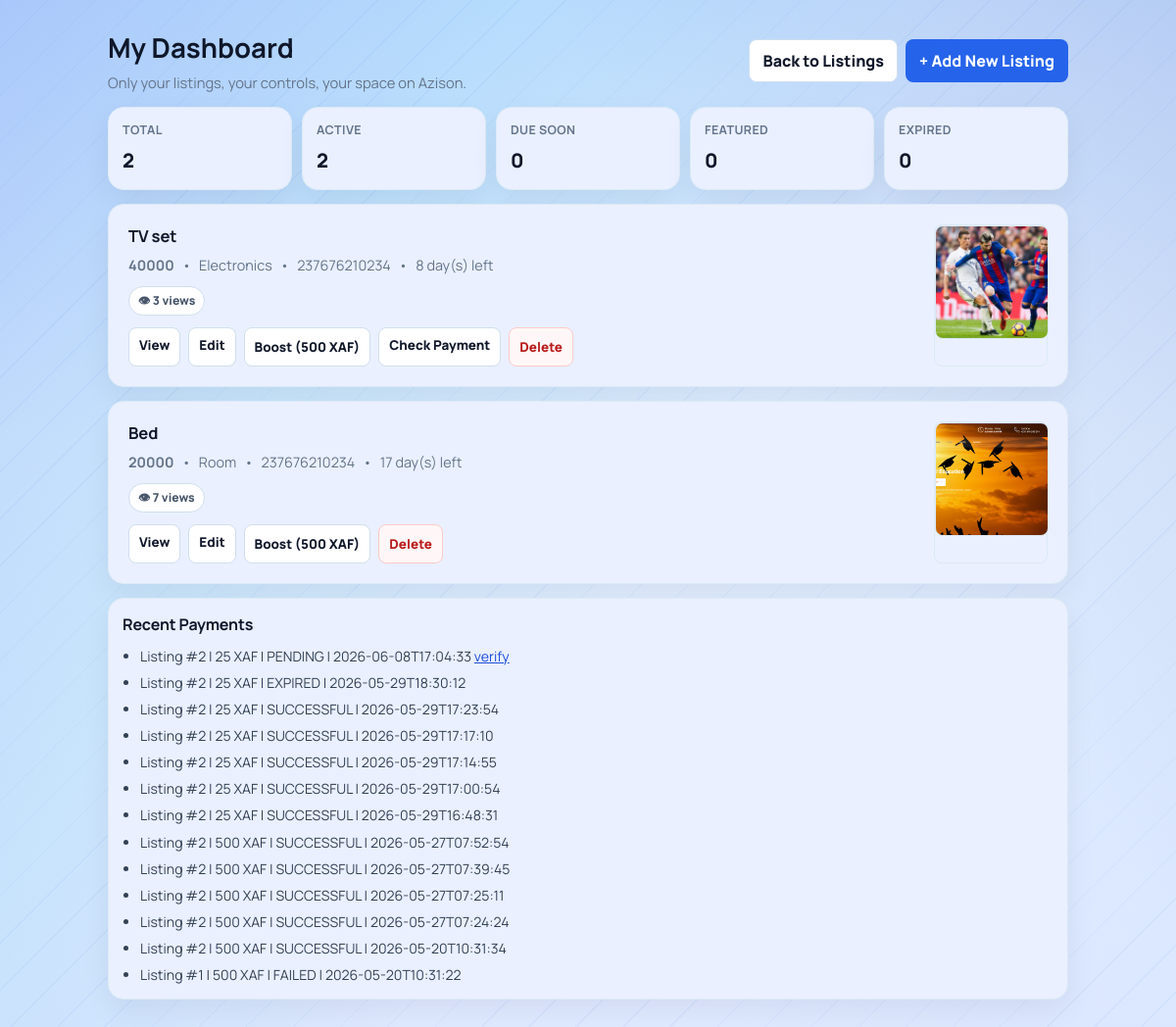
The app's page /dashboard (signed in) with its own data.
### tables this page shows
CREATE TABLE listings(
            id INTEGER PRIMARY KEY AUTOINCREMENT,
            title TEXT,
            price TEXT,
            category TEXT,
            phone TEXT,
            owner_phone TEXT,
            leave_date TEXT,
            description TEXT,
            image TEXT,
            is_featured INTEGER DEFAULT 0
        , view_count INTEGER DEFAULT 0);

CREATE TABLE payments(
            id INTEGER PRIMARY KEY AUTOINCREMENT,
            listing_id INTEGER NOT NULL,
            reference TEXT NOT NULL UNIQUE,
            amount INTEGER NOT NULL,
            status TEXT NOT NULL,
            phone TEXT,
            created_at TEXT NOT NULL
        , provider_reference TEXT);

### app.py (the view)
@app.route("/dashboard")
@login_required
def dashboard():
    conn = get_db()
    cursor = conn.cursor()
    owner_phone = get_authenticated_owner_phone()
    expire_stale_pending_payments(cursor)
    conn.commit()
    cursor.execute(
        """
        SELECT * FROM listings
        WHERE owner_phone = ?
        ORDER BY is_featured DESC, id DESC
        """,
        (owner_phone,),
    )
    rows = cursor.fetchall()
    cursor.execute(
        """
        SELECT p.id, p.listing_id, p.reference AS reference_id, p.amount, p.status, p.phone, p.created_at
        FROM payments p
        JOIN listings l ON l.id = p.listing_id
        WHERE l.owner_phone = ?
        ORDER BY p.id DESC
        """,
        (owner_phone,),
    )
    payment_rows = cursor.fetchall()
    conn.close()
    today = datetime.today().date()
    listings = []
    pending_payments_by_listing = {}
    payment_history = []
    stats = {
        "total": 0,
        "active": 0,
        "soon": 0,
        "expired": 0,
        "featured": 0,
    }
    for payment_row in payment_rows:
        normalized_status = resolve_internal_payment_status(payment_row["status"]) or PAYMENT_STATUS_PENDING
        if normalized_status == PAYMENT_STATUS_PENDING and payment_row["listing_id"] not in pending_payments_by_listing:
            pending_payments_by_listing[payment_row["listing_id"]] = payment_row["reference_id"]
        payment_history.append(
            {
                "listing_id": payment_row["listing_id"],
                "reference_id": payment_row["reference_id"],
                "amount": payment_row["amount"],
                "status": normalized_status,
                "phone": payment_row["phone"] or "",
                "created_at": payment_row["created_at"],
            }
        )
    for row in rows:
        leave_date = datetime.strptime(row["leave_date"], "%Y-%m-%d").date()
        days_left = (leave_date - today).days
        is_expired = days_left < 0
        is_soon = 0 <= days_left <= 3
        is_featured = row["is_featured"] == 1
        stats["total"] += 1
        if is_featured:
            stats["featured"] += 1
        if is_expired:
            stats["expired"] += 1
        else:
            stats["active"] += 1
            if is_soon:
                stats["soon"] += 1
        listings.append(
            {
                "id": row["id"],
                "title": row["title"],
                "price": row["price"],
                "category": row["category"],
                "phone": row["phone"],
                "leave_date": row["leave_date"],
                "description": row["description"] or "",
                "image": row["image"],
                "is_featured": row["is_featured"],
                "days_left": days_left,
                "is_expired": is_expired,
                "is_soon": is_soon,
                "pending_payment_reference": pending_payments_by_listing.get(row["id"], ""),
                "view_count": row["view_count"],
            }
        )
    return render_template(
        "dashboard.html",
        listings=listings,
        stats=stats,
        payment_history=payment_history[:20],
        boost_amount=effective_boost_amount(),
    )

### app.py (called while the page is built)
def env_flag(name):
    return os.getenv(name, "").strip().lower() in {"1", "true", "yes", "on"}

def get_db():
    if USE_POSTGRES:
        if psycopg2 is None:
            raise RuntimeError("DATABASE_URL is set but psycopg2 is not installed.")
        return PostgresConnection(psycopg2.connect(normalize_database_url(DATABASE_URL)))
    conn = sqlite3.connect(SQLITE_DATABASE_PATH)
    conn.row_factory = sqlite3.Row
    return conn

def normalize_phone(raw_phone):
    if not raw_phone:
        return ""
    phone = re.sub(r"\D", "", raw_phone)
    if phone.startswith("00"):
        phone = phone[2:]
    national_number = ""
    if phone.startswith("237") and len(phone) == 12:
        national_number = phone[3:]
    elif len(phone) == 10 and phone.startswith("0"):
        national_number = phone[1:]
    elif len(phone) == 9:
        national_number = phone
    else:
        return ""
    if len(national_number) != 9 or national_number[0] not in {"2", "6"}:
        return ""
    phone = "237" + national_number
    return phone

def get_session_user_id():
    raw_user_id = session.get("user_id")
    if raw_user_id is None:
        return None
    try:
        return int(raw_user_id)
    except (TypeError, ValueError):
        session.pop("user_id", None)
        return None

def listing_image_url(image_value):
    image_value = (image_value or "").strip()
    if not image_value:
        return ""
    if image_value.startswith(("http://", "https://")):
        return image_value
    return url_for("static", filename=f"uploads/{image_value}")

def campay_base_url_is_demo() -> bool:
    return "demo.campay.net" in (os.getenv("CAMPAY_BASE_URL") or "").lower()

def effective_boost_amount() -> int:
    if campay_base_url_is_demo():
        return min(BOOST_LISTING_AMOUNT, CAMPAY_DEMO_MAX_BOOST_XAF)
    return BOOST_LISTING_AMOUNT

def normalize_payment_status(status):
    return (status or "").strip().upper()

def enable_insecure_oauth_for_localhost():
    host = (request.host or "").split(":", 1)[0].strip().lower()
    local_hosts = {"localhost", "127.0.0.1", "0.0.0.0", "::1"}
    is_local_name = host in local_hosts or host.startswith("localhost")
    is_private_ip = False
    try:
        is_private_ip = ipaddress.ip_address(host).is_private
    except ValueError:
        is_private_ip = False
    if (is_local_name or is_private_ip) and "OAUTHLIB_INSECURE_TRANSPORT" not in os.environ:
        os.environ["OAUTHLIB_INSECURE_TRANSPORT"] = "1"

### templates/dashboard.html (shortened to what this page needs)
<!DOCTYPE html>
<html lang="en">
<head>
    <link rel="stylesheet" href="{{ url_for('static', filename='css/marketplace.css') }}">
</head>
<body>
    <main class="page">
        <section class="topbar">
            <div class="title-wrap">
                <h1>My Dashboard</h1>
                <p>Only your listings, your controls, your space on Azison.</p>
            </div>
            <div class="actions">
                <a class="btn" href="{{ url_for('home') }}">Back to Listings</a>
                <a class="btn primary" href="{{ url_for('create') }}">+ Add New Listing</a>
            </div>
        </section>
        <section class="stats">
            <article class="stat">
                <span class="label">Total</span>
                <strong class="value">{{ stats['total'] }}</strong>
            </article>
            <article class="stat">
                <span class="label">Active</span>
                <strong class="value">{{ stats['active'] }}</strong>
            </article>
            <article class="stat">
                <span class="label">Due Soon</span>
                <strong class="value">{{ stats['soon'] }}</strong>
            </article>
            <article class="stat">
                <span class="label">Featured</span>
                <strong class="value">{{ stats['featured'] }}</strong>
            </article>
            <article class="stat">
                <span class="label">Expired</span>
                <strong class="value">{{ stats['expired'] }}</strong>
            </article>
        </section>
        <section class="list">
            {% if listings %}
                {% for item in listings %}
                    <article class="card">
                        <div>
                            <h2>{{ item['title'] }}</h2>
                            <p class="meta">
                                <span><strong>{{ item['price'] }}</strong></span>
                                <span>•</span>
                                <span>{{ item['category'] }}</span>
                                <span>•</span>
                                <span>{{ item['phone'] }}</span>
                                <span>•</span>
                                {% if item['is_expired'] %}
                                    <span>Expired {{ item['days_left'] * -1 }} day(s) ago</span>
                                {% elif item['is_soon'] %}
                                    <span class="deadline soon">⚡ {{ item['days_left'] }} day(s) left</span>
                                {% else %}
                                    <span class="deadline">{{ item['days_left'] }} day(s) left</span>
                                {% endif %}
                            </p>
                            <div class="chips">
                                <span class="chip">👁 {{ item['view_count'] or 0 }} views</span>
                            </div>
                            <div class="row-actions">
                                <a class="link-btn" href="{{ url_for('listing_detail', id=item['id']) }}">View</a>
                                <a class="link-btn" href="{{ url_for('edit_listing', id=item['id']) }}">Edit</a>
                                {% if item['is_featured'] == 1 %}
                                    <span class="link-btn">Featured Active</span>
                                {% else %}
                                    <form method="POST" action="{{ url_for('initiate_listing_boost', listing_id=item['id']) }}">
                                        <button class="link-btn" type="submit">Boost ({{ boost_amount }} XAF)</button>
                                    </form>
                                {% endif %}
                                {% if item['pending_payment_reference'] %}
                                    <a class="link-btn" href="{{ url_for('verify_listing_payment', reference_id=item['pending_payment_reference'], next=url_for('dashboard')) }}">Check Payment</a>
                                {% endif %}
                                <form method="POST" action="{{ url_for('delete_listing', id=item['id']) }}" onsubmit="return confirm('Are you sure you want to delete this listing?');">
                                    <button class="danger-btn" type="submit">Delete</button>
                                </form>
                            </div>
                        </div>
                        {% if item['image'] %}
                            <a class="thumb-link lightbox-trigger" href="{{ listing_image_url(item['image']) }}" title="Open full image">
                                <img class="thumb" src="{{ listing_image_url(item['image']) }}" alt="{{ item['title'] }}">
                            </a>
                        {% endif %}
                    </article>
                {% endfor %}
            {% else %}
                <div class="empty">
                    <p>No listings yet on your dashboard.</p>
                    <a class="btn primary" href="{{ url_for('create') }}">Post your first listing</a>
                </div>
            {% endif %}
        </section>
        <section class="history">
            <h2>Recent Payments</h2>
            {% if payment_history %}
                <ul>
                    {% for payment in payment_history %}
                        <li>
                            Listing #{{ payment['listing_id'] }} | {{ payment['amount'] }} XAF | {{ payment['status'] }} | {{ payment['created_at'] }}
                            {% if payment['status'] == 'PENDING' %}
                                <a href="{{ url_for('verify_listing_payment', reference_id=payment['reference_id'], next=url_for('dashboard')) }}">verify</a>
                            {% endif %}
                        </li>
                    {% endfor %}
                </ul>
            {% else %}
                <p class="summary">No payment activity yet.</p>
            {% endif %}
        </section>
    </main>
</body>
</html>

### static/css/marketplace.css (style rules this page uses)
:root { --bg: #dfe9ff; --card: #ffffff; --surface: #eaf0ff; --surface-alt: #eef4ff; --text: #0f172a; --muted: #64748b; --line: #d0dfee; --line-soft: #dceaf5; --brand: #2563eb; --brand-light: #3b82f6; --accent: #dbeafe; --urgent: #b45309; --featured: #1d4ed8; --chip: #eaf0ff; --soft: #f4f8ff; --auth-bg: #eaf0ff; --ok: #15803d; --warn: #b45309; --danger: #b91c1c; --shadow-sm: 0 1px 3px rgba(15, 23, 42, 0.06); --shadow-md: 0 4px 12px rgba(15, 23, 42, 0.05), 0 1px 3px rgba(15, 23, 42, 0.06); --shadow-lg: 0 12px 30px rgba(15, 23, 42, 0.06); --shadow-xl: 0 20px 40px rgba(15, 23, 42, 0.08); --radius-sm: 8px; --radius-md: 12px; --radius-lg: 16px; }
html { color-scheme: light; }
body { line-height: 1.5; background: repeating-linear-gradient(135deg, rgba(37, 99, 235, 0.06) 0 1px, transparent 1px 34px), linear-gradient(120deg, rgba(37, 99, 235, 0.22) 0%, rgba(14, 165, 233, 0.12) 28%, transparent 56%), linear-gradient(235deg, rgba(30, 64, 175, 0.14) 0%, rgba(191, 219, 254, 0.16) 34%, transparent 62%), linear-gradient(180deg, #cfe4ff 0%, #e4f0ff 42%, var(--bg) 100%); background-attachment: fixed; }
a { color: #1d4ed8; }
h1, h2, h3, .title, .section-title, .related-title { color: var(--text); letter-spacing: 0; }
.page { margin-top: 28px; }
.card, .stat, .history { border: 1px solid var(--line-soft); border-radius: var(--radius-lg); background: var(--surface); box-shadow: var(--shadow-lg); }
.card { padding: 20px; transition: box-shadow 0.2s ease, transform 0.2s ease; }
.card.clickable, .related-card, .stat, .history, .btn, .back, .nav, .action-link, .action-btn, .link-btn, .danger-btn, .owner-link, .owner-btn, .cta, .related-link, .search button, .search .clear-btn, input[type="file"]::file-selector-button { transition: transform 0.14s ease, box-shadow 0.14s ease, border-color 0.14s ease, background-color 0.14s ease; }
.btn, .back, .nav, .action-link, .action-btn, .link-btn, .danger-btn, .owner-link, .owner-btn, .cta, .related-link, .search button, .search .clear-btn { min-height: 40px; border-radius: var(--radius-sm); font-weight: 800; }
.btn.primary, .cta, .search button, input[type="file"]::file-selector-button { background: var(--brand); border-color: transparent; color: #ffffff; }
.danger-btn, .owner-btn.delete, .action-btn.delete { background: #fff7f7; border-color: #fecaca; color: var(--danger); }
.chips { gap: 10px; }
.chip, .badge, .mini-badge { border: 1px solid transparent; border-radius: 999px; }
.chip { background: #ffffff; border-color: var(--line); color: #475569; }
.deadline { color: inherit; white-space: nowrap; }
.list { gap: 14px; }
.thumb, .thumb-link { width: 116px; border-radius: var(--radius-sm); border: 1px solid var(--line-soft); }
.thumb { height: 116px; background: #eef2f7; }
.summary, .description, .history ul { color: #334155; }
.meta, .related-meta, .subtitle, .field-hint, .section-subtitle, .helper, .image-note { color: var(--muted); }
.stats { grid-template-columns: repeat(auto-fit, minmax(140px, 1fr)); }
.stat { padding: 14px; background: var(--surface); }
.stat .label, .label { letter-spacing: 0.03em; }

### records on screen
listings: title "TV set", price "40000", category "Electronics", phone "237676210234", image (picture)
listings: title "Bed", price "20000", category "Room", phone "237676210234", days_left "17", view_count "7", boost_amount "500", image (picture)
payments: listing_id "2", amount "25", status "PENDING", created_at "2026-06-08T17:04:33"
payments: listing_id "2", amount "25", status "EXPIRED", created_at "2026-05-29T18:30:12"
payments: listing_id "2", amount "25", status "SUCCESSFUL", created_at "2026-05-29T17:23:54"
payments: listing_id "2", amount "25", status "SUCCESSFUL", created_at "2026-05-29T17:17:10"
payments: listing_id "2", amount "25", status "SUCCESSFUL", created_at "2026-05-29T17:14:55"
payments: listing_id "2", amount "25", status "SUCCESSFUL", created_at "2026-05-29T17:00:54"
payments: listing_id "2", amount "25", status "SUCCESSFUL", created_at "2026-05-29T16:48:31"
payments: listing_id "2", amount "500", status "SUCCESSFUL", created_at "2026-05-27T07:52:54"
payments: listing_id "2", amount "500", status "SUCCESSFUL", created_at "2026-05-27T07:39:45"
payments: listing_id "2", amount "500", status "SUCCESSFUL", created_at "2026-05-27T07:25:11"
payments: listing_id "2", amount "500", status "SUCCESSFUL", created_at "2026-05-27T07:24:24"
payments: listing_id "2", amount "500", status "SUCCESSFUL", created_at "2026-05-20T10:31:34"
payments: listing_id "1", amount "500", status "FAILED", created_at "2026-05-20T10:31:22"

### other values on screen
{{ stats['total'] }} "2"
{{ stats['active'] }} "2"
{{ stats['soon'] }} "0"
{{ stats['featured'] }} "0"
{{ stats['expired'] }} "0"
{{ item['days_left'] }} "8"
{{ item['view_count'] or 0 }} "3"
{{ boost_amount }} "500"
